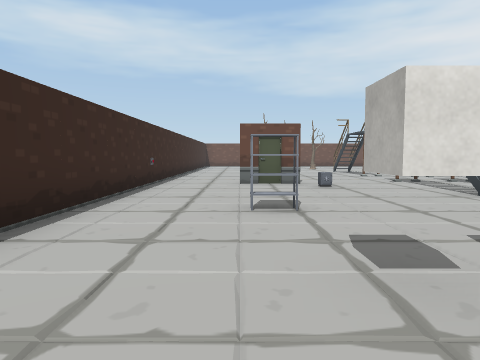
view 1 (above)

15 first-person views from a walk through a 3-D level made in the Unity game engine. The camera is 1.4 m above the floor, tilts 4° down and sees 70° across. Doors are open. The floor is counted in squares, 2 m on a side. Each view is taken from the middle of a square. On the plan, view 1 faces up. The plan holds only what a view shows up to about 11 squares ahead; the rest is blank. The place goes on beyond the plan. The player character is not drawn. Some surface patterns are stand-ins.

view 2
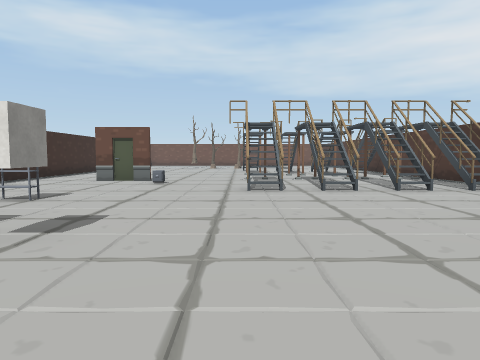

view 3
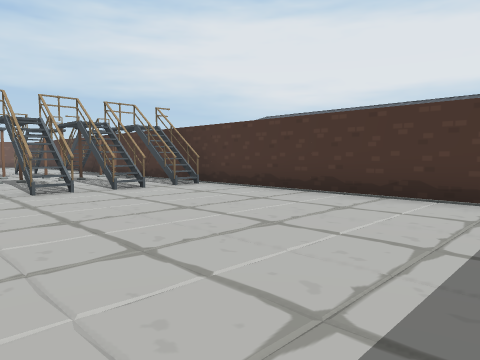

view 4
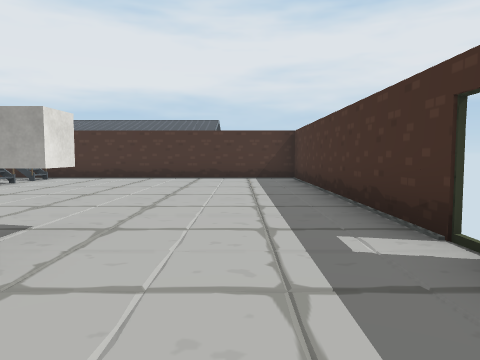

view 5
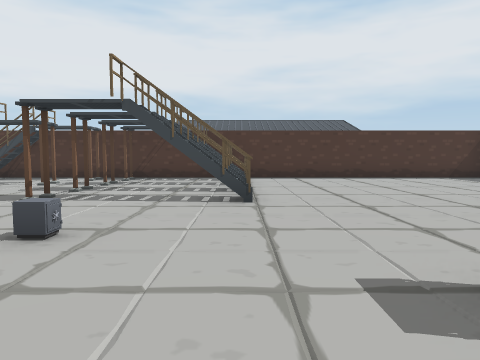

view 6
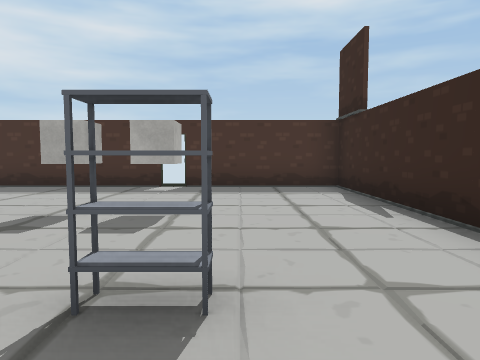

view 7
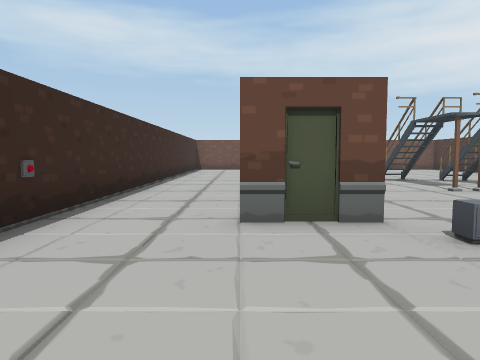

view 8
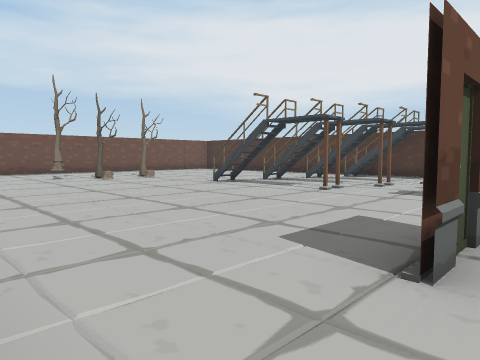

view 9
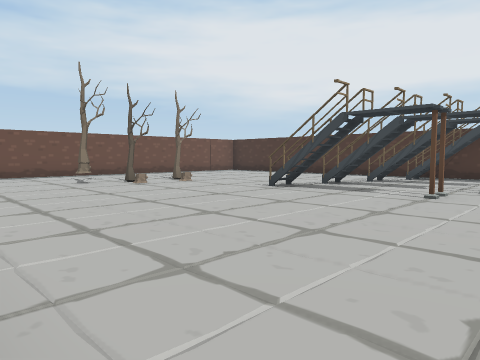

view 10
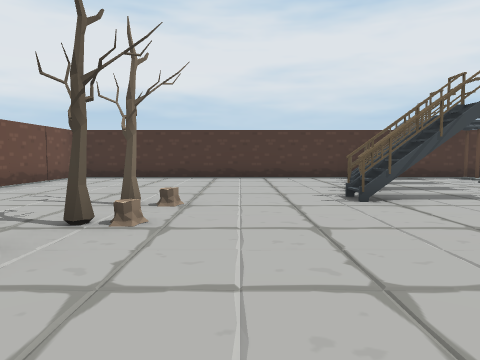

view 11
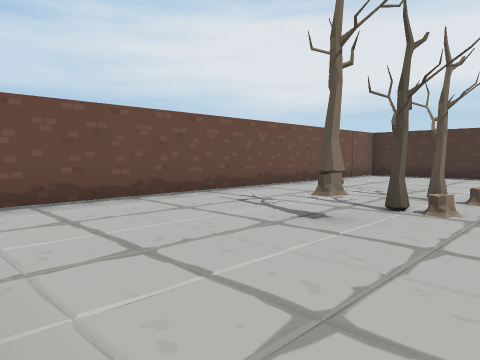

view 12
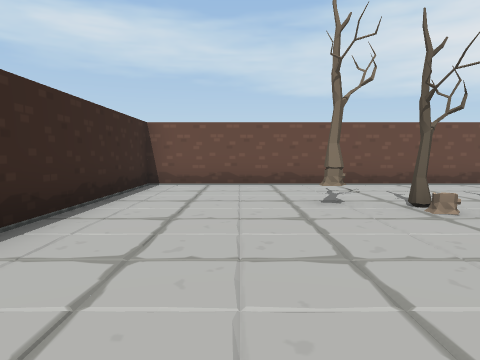

view 13
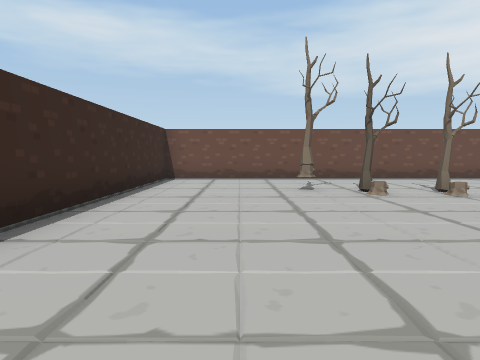

view 14
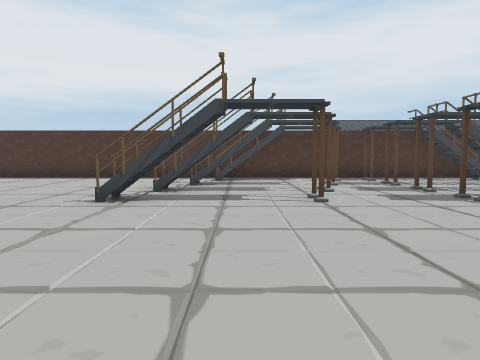

view 15
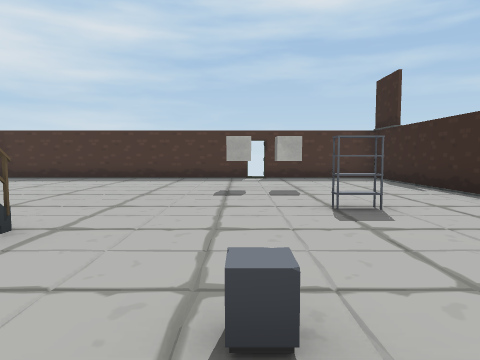

### Floor plan
Points are (right, up) in squares from view 1. A wall is a line through its corners. A room is listed if a view was taken in it or the views show most of it. See-through windows are left out.
Room 1 (views 1, 2, 3, 4, 5, 6, 7, 8, 15)
walls: (4.1, 5.8) (4.1, 6.5); (4.8, 5.8) (4.8, 6.9); (5.6, 6.5) (5.6, 7); (1.6, 8.5) (0, 8.5); (7.2, 6.5) (7.2, 7); (7.8, 5.8) (7.8, 7); (1.8, -1.7) (9.7, -1.7) (9.7, 9); (8.6, 6.5) (8.6, 7); (9.3, 5.8) (9.3, 7); (-2.2, 9.5) (-2.2, -1.7) (1.3, -1.7)
ways out: opening at (-1.5, 9) to room 2; opening at (3, 9.3) to room 2; gap at (6.5, 9) to room 2; open door at (1.5, -2)
objects: other object (-2, 9); shelf (0, 4); other object (1, 2); other object (2, 2); other object (2, 8)
Room 2 (views 9, 10, 11, 12, 13, 14)
walls: (4.1, 14.1) (4.1, 15.3); (4.8, 14) (4.8, 15.3); (5.6, 13.5) (5.6, 14.8); (6.3, 13.5) (6.3, 14.8); (7.8, 13) (7.8, 14.3); (8.6, 12.5) (8.6, 13.8); (9.3, 12.5) (9.3, 13.8); (9.6, 22.2) (-2.2, 22.2) (-2.2, 9.5); (9.7, 9) (9.7, 21.9)
ways out: opening at (-1.5, 9) to room 1; opening at (3, 9.3) to room 1; gap at (6.5, 9) to room 1; gap at (7, 14)
objects: other object (1, 19); tree (2, 19); tree (4, 19)

Where each view was taken, in squares from view 1:
view 1: 0 up, 0 right, facing up
view 2: 1 down, 4 right, facing up
view 3: 1 down, 4 right, facing up-right
view 4: 0 up, 1 left, facing right
view 5: 6 up, 1 left, facing right
view 6: 6 up, 0 right, facing down
view 7: 5 up, 0 right, facing up
view 8: 8 up, 2 left, facing up-right
view 9: 10 up, 2 left, facing up-right
view 10: 17 up, 1 left, facing right
view 11: 17 up, 2 left, facing up-right
view 12: 14 up, 0 right, facing up
view 13: 12 up, 0 right, facing up
view 14: 13 up, 1 left, facing right
view 15: 9 up, 2 right, facing down
